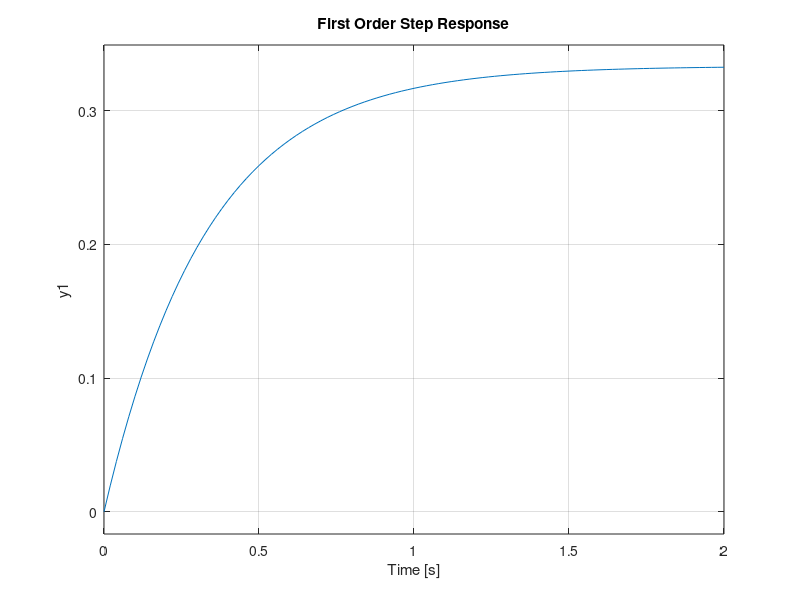
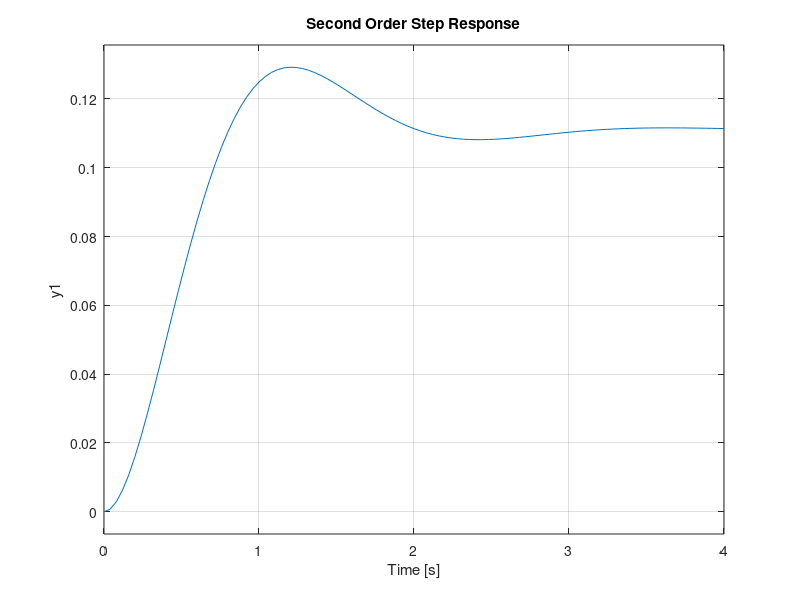

The MATLAB script that drew these images, in order:
%% Feedback Prelab Lab 2
% Matthew Avallone

% 4

h1 = tf(1,[1,3]);
figure (1)
step(h1);
title('First Order Step Response')
h2 = tf(1,[1,3,9]);
figure(2)
step(h2);
title('Second Order Step Response')